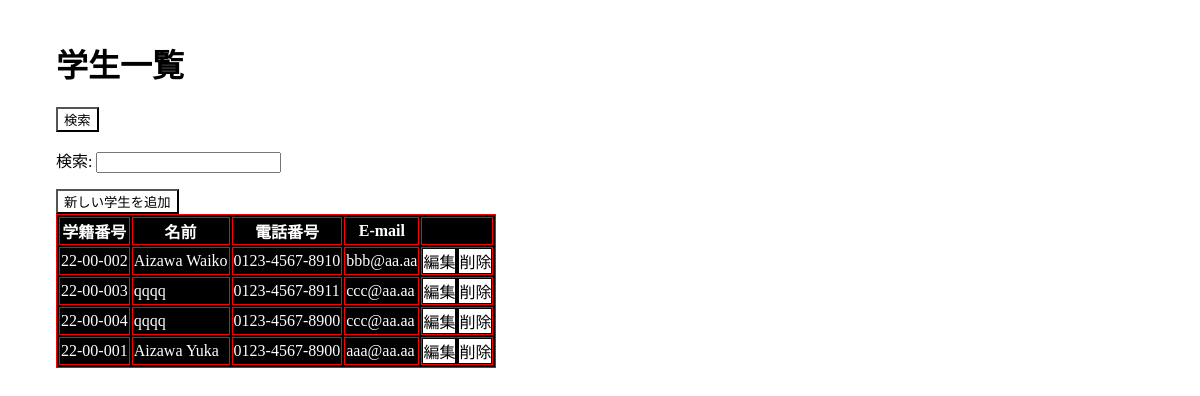
Page /list/ on the committed database.
### gakuseikanri/models.py (models this page shows, shortened)
class Student(models.Model):
    student_id = models.CharField(max_length=20, primary_key=True)
    name = models.CharField(max_length=100)
    number = models.CharField(max_length=15)
    email = models.EmailField()
    class Meta:
        db_table = "Student"

### gakuseikanri/views.py (the view, shortened to what this page needs)
# urls.py: path('list/', views.student_list, name='student_list'),
def student_list(request):
    search_form = StudentSearchForm(request.GET or None)
    query = None
    students = Student.objects.all()
    return render(request, 'gakuseikanri/student_list.html', {
        'students':students,
        'search_form':search_form})

### gakuseikanri/forms.py
class StudentSearchForm(forms.Form):
    query = forms.CharField(label='検索', max_length=100, required=False)

### gakuseikanri/templates/gakuseikanri/student_list.html (shortened to what this page needs)
<!DOCTYPE html>
<html>
<head>
    {% load static %}
    <link rel="stylesheet" href="{% static 'style.css' %}">
</head>
<body>
    <h1>学生一覧</h1>
    <form method="get" action="">
        <button class="btn" type="submit">検索</button>
        {{ search_form.as_p }}
    </form>
    <button class="btn"><a href="{% url 'student_create' %}">新しい学生を追加</a></button>
    <table>
        <thead class="t-head">
            <tr>
                <th>学籍番号</th>
                <th>名前</th>
                <th>電話番号</th>
                <th>E-mail</th>
                <th></th>
            </tr>
        </thead>
        <tbody class="t-body">
            {% for student in students %}
            <tr>
                <td>{{ student.student_id }}</td>
                <td>{{ student.name }}</td>
                <td>{{ student.number }}</td>
                <td>{{ student.email }}</td>
                <td>
                    <a class="btn" href="{% url 'student_update' student.student_id %}">編集</a></button>
                    <a class="btn" href="{% url 'student_delete' student.student_id %}">削除</a></button>
                </td>
            </tr>
            {% endfor %}
        </tbody>
    </table>
</body>
</html>

### gakuseikanri/static/style.css (style rules this page uses)
body { background-color: white; height: 100%; margin: 2.5rem; padding-left: 1rem; }
table, tr, th, td { border: 1px solid; border-color: red; color: #fff; background-color: #000; }
a { text-decoration: none; color: #000; }
.btn { display: inline-block; text-align: center; background-color: white; transition: .5s }

### rows in the picture
Student: student_id "22-00-002", name "Aizawa Waiko", number "0123-4567-8910", email "bbb@aa.aa"
Student: student_id "22-00-003", name "qqqq", number "0123-4567-8911", email "ccc@aa.aa"
Student: student_id "22-00-004", name "qqqq", number "0123-4567-8900", email "ccc@aa.aa"
Student: student_id "22-00-001", name "Aizawa Yuka", number "0123-4567-8900", email "aaa@aa.aa"
